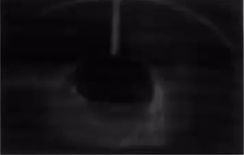
#> input picture image/UFO.png, 244 x 155 px, found by its file name
$ jupyter execute --allow-errors 'histogram equalization.ipynb'
#> lines starting #> are read from the running program, lines starting #| are printed output that depends on the picture
[cell 1]
import matplotlib.pyplot as plt
import matplotlib.image as img
import numpy as np

#> (the rest of this cell did not finish here and is left out)

#> (a cell that did not finish here is left out)

[cell 3]
num_bin = 100
#> num_bin = 100
x_values = np.linspace(0,1, num_bin)
#> x_values = 100 values from 0 to 1
#> (the rest of this cell did not finish here and is left out)

#> (a cell that did not finish here is left out)

# 시험 히스토그램과 for문 안쓰고 cdf, pdf나타낼줄 알아야한다.

- 분포도가 불균형한것보다는 균형적인게 좀더 선명하게 보인다

# 히스토그램 평활화

# 레나이미지

[cell 5]
import matplotlib.pyplot as plt
import matplotlib.image as img
import numpy as np

#> (the rest of this cell did not finish here and is left out)

# UFO이미지

[cell 6]
import matplotlib.pyplot as plt
import matplotlib.image as img
import numpy as np

color_array = plt.imread("/home/lee/Documents/영상처리/UFO.png")
#> color_array is the input picture: shape (155, 244, 4) float32; mean R, G, B, A 0.0722, 0.0644, 0.0716, 1
# plt.imshow(color_array)
print(color_array.shape)
#| (155, 244, 4)

rgb = color_array[:,:,0:3] # rgb 가져오기
red = rgb[:,:,0] # red 가져오기

num_bin = 1000
x_values = np.linspace(0, 1, num_bin) # 0~1 사이의 값이 num_bin에 입력받은 개수만큼 생성됨.

hist, x = np.histogram(red, bins = num_bin) # hist : 해당되는 값이 몇개 가지고 있는지 나타내준다, x : 구간
#> hist = 1000 values, max 2701 at index 75, min 0 at index 1, mean 37.82; x = 1001 values from 0.0157 to 0.533
print(hist.shape, x.shape)
#| (1000,) (1001,)
# plt.plot(x[1:], hist) # red값에서 가지고 있는 0~1000사이의 분포

sum_hist = [np.sum(hist[:i]) for i in range(len(hist))]
#> sum_hist = 1000 values from 0 to 37819
print(np.array(sum_hist).shape)
#| (1000,)

# plt.plot(sum_hist) # cdf
print(rgb.shape)
#| (155, 244, 3)
print(155*244)

r_eq = np.copy(red)
for i in range(1, num_bin):
    idx = np.where((red > x_values[i-1]) & (red < x_values[i]))
    r_eq[idx] = sum_hist[i] / red.size
#> this loop made 999 passes
#> idx on passes 1 to 3: (empty array, empty array), (empty array, empty array), (empty array, empty array)
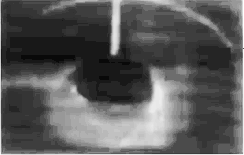
#> r_eq: shape (155, 244) float32; min 0.0383, max 0.998, mean 0.354

hist_eq, x_eq = np.histogram(r_eq, bins = num_bin)
#> hist_eq = 1000 values, max 5077 at index 215, min 0 at index 1, mean 37.82; x_eq = 1001 values from 0.0383 to 0.998
# plt.plot(x[1:], hist, color='r', label='original') #  원본이미지
# plt.plot(x_eq[1:], hist_eq, color='b', label='equalized') # 평활화된 이미지
# plt.legend(loc='upper right')

plt.imshow(np.repeat(r_eq[:,:,np.newaxis], 3, axis=2))
plt.show()

# 과제 - 칼라이미지 평활화

[cell 7]
import matplotlib.pyplot as plt
import matplotlib.image as img
import numpy as np

color_array = plt.imread("/home/lee/Documents/영상처리/apple.png")
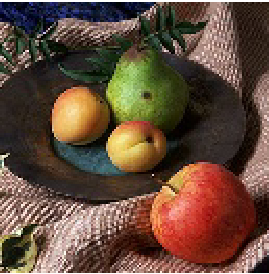
#> input picture image/apple.png, 269 x 274 px, found by its file name
#> color_array is the input picture: shape (274, 269, 3) float32; mean R, G, B 0.39, 0.294, 0.231
# plt.imshow(color_array)

print(color_array.shape)
#| (274, 269, 3)
rgb = color_array[:,:,0:3]
print(rgb.shape)
#| (274, 269, 3)

red = rgb[:,:,0]
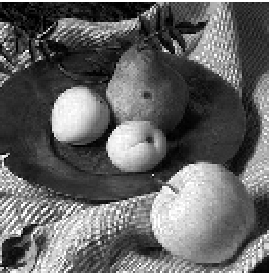
#> red: shape (274, 269) float32; min 0, max 1, mean 0.39
green = rgb[:,:,1]
blue = rgb[:,:,2]
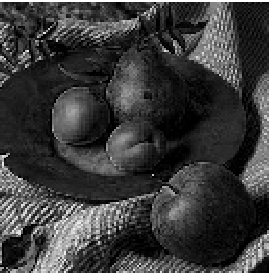
#> blue: shape (274, 269) float32; min 0, max 1, mean 0.231


num_bin = 1000
x_values = np.linspace(0, 1, num_bin)
hist_red, x_red = np.histogram(red, bins = num_bin)
#> hist_red = 1000 values, max 1316 at index 999, min 0 at index 1, mean 73.71; x_red = 1001 values from 0 to 1
hist_green, x_green = np.histogram(green, bins = num_bin)
#> hist_green = 1000 values, max 1375 at index 145, min 0 at index 1, mean 73.71; x_green = 1001 values from 0 to 1
hist_blue, x_blue = np.histogram(blue, bins = num_bin)
#> hist_blue = 1000 values, max 2993 at index 0, min 0 at index 1, mean 73.71; x_blue = 1001 values from 0 to 1

plt.plot(x_red[1:], hist_red, color='r', label='r')
plt.plot(x_green[1:], hist_green, color='g', label = 'g')
plt.plot(x_blue[1:], hist_blue, color='b', label = 'b')
plt.legend(loc = 'upper right')
#> figure, not shown here; curve peaks at x = 1, y = 1316; curve peaks at x = 0.146, y = 1375; curve peaks at x = 0.001, y = 2993

[cell 8]
sum_hist_red = [np.sum(hist_red[:i]) for i in range(len(hist_red))]
#> sum_hist_red = 1000 values from 0 to 72390
sum_hist_green = [np.sum(hist_green[:i]) for i in range(len(hist_green))]
#> sum_hist_green = 1000 values from 0 to 72885
sum_hist_blue = [np.sum(hist_blue[:i]) for i in range(len(hist_blue))]
#> sum_hist_blue = 1000 values from 0 to 72899
print(np.array(sum_hist_red).shape)
#| (1000,)
print(np.array(sum_hist_green).shape)
#| (1000,)
print(np.array(sum_hist_blue).shape)
#| (1000,)

r_eq = np.copy(red)
g_eq = np.copy(green)
b_eq = np.copy(blue)

for i in range(1, num_bin):
    idx = np.where((red > x_values[i-1]) & (red < x_values[i]))
    r_eq[idx] = sum_hist_red[i] / red.size
#> this loop made 999 passes
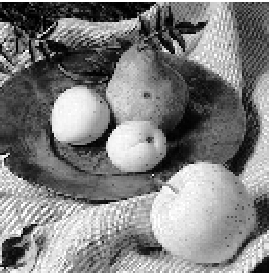
#> r_eq: shape (274, 269) float32; min 0, max 1, mean 0.5
for i in range(1, num_bin):
    idx = np.where((green > x_values[i-1]) & (green < x_values[i]))
    g_eq[idx] = sum_hist_green[i] / green.size
#> this loop made 999 passes
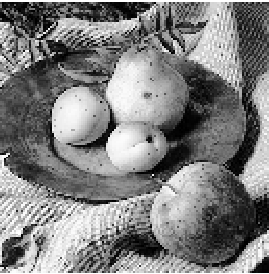
#> g_eq: shape (274, 269) float32; min 0, max 1, mean 0.5
for i in range(1, num_bin):
    idx = np.where((blue > x_values[i-1]) & (blue < x_values[i]))
    b_eq[idx] = sum_hist_blue[i] / blue.size
#> this loop made 999 passes
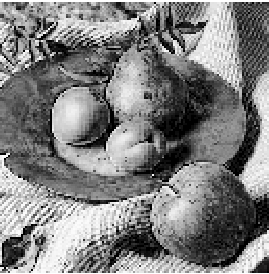
#> b_eq: shape (274, 269) float32; min 0, max 1, mean 0.5

hist_red_eq, x_red_eq = np.histogram(r_eq, bins = num_bin)
#> hist_red_eq = 1000 values, max 1690 at index 320, min 0 at index 1, mean 73.71; x_red_eq = 1001 values from 0 to 1
hist_green_eq, x_green_eq = np.histogram(g_eq, bins = num_bin)
#> hist_green_eq = 1000 values, max 2634 at index 319, min 0 at index 1, mean 73.71; x_green_eq = 1001 values from 0 to 1
hist_blue_eq, x_blue_eq = np.histogram(b_eq, bins = num_bin)
#> hist_blue_eq has the same summary as hist_blue; x_blue_eq = 1001 values from 0 to 1

plt.plot(x_red_eq[1:], hist_red_eq, color='r', label='r')
plt.plot(x_green_eq[1:], hist_green_eq, color='g', label = 'g')
plt.plot(x_blue_eq[1:], hist_blue_eq, color='b', label = 'b')
plt.legend(loc = 'upper right')
#> figure, not shown here; curve peaks at x = 0.321, y = 1690; curve peaks at x = 0.32, y = 2634; curve peaks at x = 0.001, y = 2993

[cell 9]
color_array = plt.imread("/home/lee/Documents/영상처리/apple.png")
plt.imshow(color_array)

[cell 10]
eq_img = rgb[:,:,0:3]
print(eq_img.shape)
#| (274, 269, 3)

eq_img[:,:,0] = r_eq
eq_img[:,:,1] = g_eq
eq_img[:,:,2] = b_eq
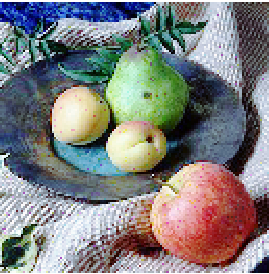
#> eq_img: shape (274, 269, 3) float32; mean R, G, B 0.5, 0.5, 0.5

plt.imshow(eq_img)

[cell 11]
import matplotlib.pyplot as plt
color_array = plt.imread("/home/lee/Documents/영상처리/apple.png")
# plt.imshow(color_array)

print(color_array.shape)
#| (274, 269, 3)
rgb = color_array[:,:,0:3]
rgb.size
rgb.shape[0] * rgb.shape[1] * 3
#> Out = 221118

[cell 12]
import matplotlib.pyplot as plt
import matplotlib.image as img
import numpy as np

color_array = plt.imread("/home/lee/Documents/영상처리/apple.png")
# plt.imshow(color_array)

print(color_array.shape)
#| (274, 269, 3)
rgb = color_array[:,:,0:3]
print(rgb.shape)
#| (274, 269, 3)

num_bin = 1000
x_values = np.linspace(0, 1, num_bin)
hist_rgb, x_rgb = np.histogram(rgb, bins = num_bin)
#> hist_rgb = 1000 values, max 4163 at index 0, min 0 at index 1, mean 221.1; x_rgb = 1001 values from 0 to 1

plt.plot(x_rgb[1:], hist_rgb, color='r', label='original')
sum_hist_rgb = [np.sum(hist_rgb[:i]) for i in range(len(hist_rgb))]
#> sum_hist_rgb = 1000 values from 0 to 218174

rgb_eq = np.copy(rgb)
print(rgb_eq.shape)
#| (274, 269, 3)

for i in range(1, num_bin):
    idx = np.where((rgb > x_values[i-1]) & (rgb < x_values[i]))
    rgb_eq[idx] = sum_hist_rgb[i] / rgb.size
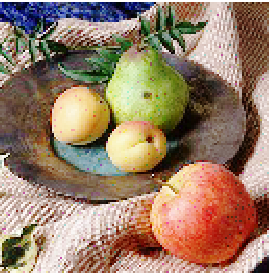
#> rgb_eq: shape (274, 269, 3) float32; mean R, G, B 0.598, 0.495, 0.408

hist_rgb_eq, x_rgb_eq = np.histogram(rgb_eq, bins = num_bin)
#> hist_rgb_eq = 1000 values, max 6258 at index 321, min 0 at index 1, mean 221.1; x_rgb_eq = 1001 values from 0 to 1
plt.plot(x_rgb_eq[1:], hist_rgb_eq, color='b', label='equalization')
plt.legend(loc='upper right')
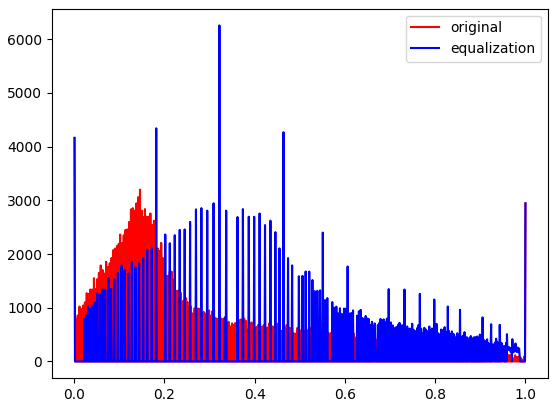
#> figure drawn by matplotlib, 1 panel; curve peaks at x = 0.001, y = 4163; curve peaks at x = 0.322, y = 6258
